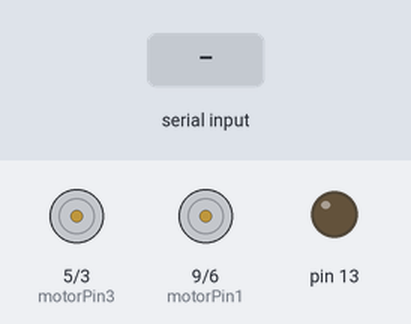
A sketch run on a simulated Arduino Uno, built with avr-gcc and run on an emulated ATmega328P. Shown: motor-driver pin pairs drawn as motors (green arrow = first pin HIGH = forward, orange = second pin HIGH = backward, longer = more drive), output pins drawn as LEDs (lit = HIGH). Inputs (shaded band) come from the test bench.

Above: at 1.2 s.
1.3 s: "F" received over the second serial link
At 1.6 s:
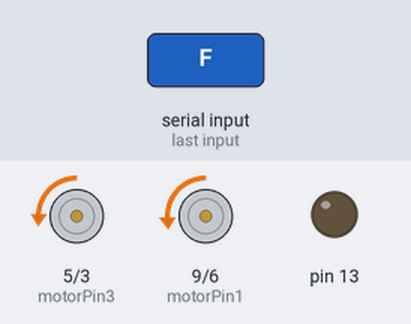
2.8 s: "L" received over the second serial link
At 3.9 s:
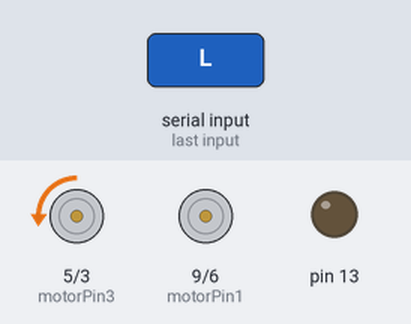
4.3 s: "R" received over the second serial link
At 5.1 s:
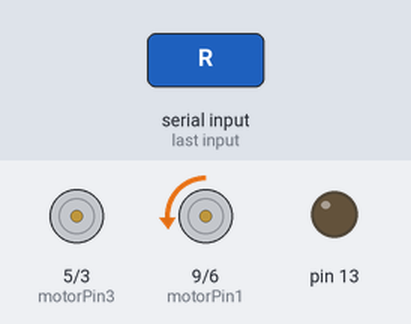
5.8 s: "T" received over the second serial link
At 6.2 s:
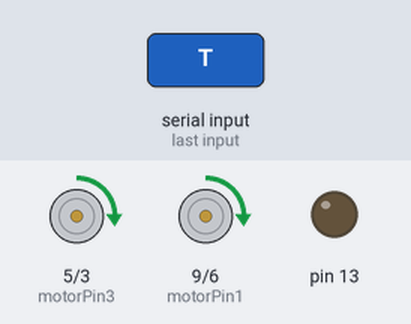
7.3 s: "E" received over the second serial link
At 8.5 s:
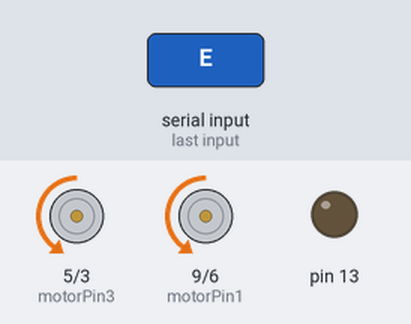
8.8 s: "H" received over the second serial link
At 9.7 s:
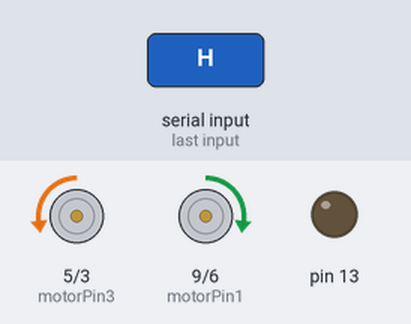
Timing chart, 0 to 11.3 s (numbered marks = the images above; inputs shaded):
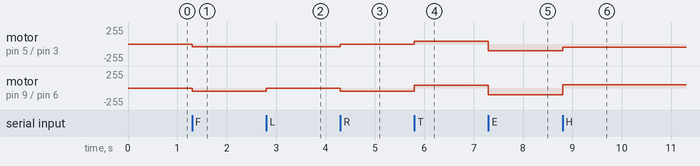

The sketch:

arduino_control.ino
```cpp
#define LED 13

#include <SoftwareSerial.h>
SoftwareSerial BT(0, 1);
const int motorPin1  = 9; // Pin  7 of L293
const int motorPin2  = 6;  // Pin  2 of L293
const int motorPin3  = 5; // Pin  7 of L293
const int motorPin4  = 3;  // Pin  2 of L293
// Using http://slides.justen.eng.br/python-e-arduino as refference

void setup() {
  pinMode(13, OUTPUT);
  // set the data rate for the SoftwareSerial port
  BT.begin(9600);
  // Send test message to other device


}

void go() {
  analogWrite(motorPin1, 0);
  analogWrite(motorPin2, 45);
  analogWrite(motorPin3, 0);
  analogWrite(motorPin4, 40);

}

void stopp() {
  analogWrite(motorPin1, 0);
  analogWrite(motorPin2, 0);
  analogWrite(motorPin3, 0);
  analogWrite(motorPin4, 0);

}

void left() {
  analogWrite(motorPin1, 0);
  analogWrite(motorPin2, 0);
  analogWrite(motorPin3, 0);
  analogWrite(motorPin4, 40);
}

void right() {
  analogWrite(motorPin1, 0);
  analogWrite(motorPin2, 40);
  analogWrite(motorPin3, 0);
  analogWrite(motorPin4, 0);

}


void two() {
  analogWrite(motorPin1, 40);
  analogWrite(motorPin2, 0);
  analogWrite(motorPin3, 40);
  analogWrite(motorPin4, 0);

}

void three() {
  analogWrite(motorPin1, 0);
  analogWrite(motorPin2, 100);
  analogWrite(motorPin3, 0);
  analogWrite(motorPin4, 100);

}


void happy() {
  analogWrite(motorPin1, 50);
  analogWrite(motorPin2, 0);
  analogWrite(motorPin3, 0);
  analogWrite(motorPin4, 50);

}

void loop() {

  if (BT.available()) {
    char serialListener = BT.read();
    if (serialListener == 'F') {
      go();
    }
    else if (serialListener == 'S') {
      stopp();
    }
    else if (serialListener == 'L') {
      left();
    }
    else if (serialListener == 'R') {
      right();
    }
    else if (serialListener == 'T') {
      two();
    }
    else if (serialListener == 'E') {
      three();
    }
    else if (serialListener == 'H') {
      happy();
    }

  }
}
```

Measured:
- after the input at 1.3 s, motor on pin 5 (motorPin3) / pin 3 (motorPin4): stopped → backward 40/255 at once; motor on pin 9 (motorPin1) / pin 6 (motorPin2): stopped → backward 45/255 at once
- after the input at 2.8 s, motor on pin 9 (motorPin1) / pin 6 (motorPin2): backward 45/255 → stopped at once
- after the input at 4.3 s, motor on pin 5 (motorPin3) / pin 3 (motorPin4): backward 40/255 → stopped at once; motor on pin 9 (motorPin1) / pin 6 (motorPin2): stopped → backward 45/255 at once
- after the input at 5.8 s, motor on pin 5 (motorPin3) / pin 3 (motorPin4): stopped → forward 40/255 at once; motor on pin 9 (motorPin1) / pin 6 (motorPin2): backward 45/255 → forward 40/255 at once
- after the input at 7.3 s, motor on pin 5 (motorPin3) / pin 3 (motorPin4), motor on pin 9 (motorPin1) / pin 6 (motorPin2): forward 40/255 → backward 100/255 at once
- after the input at 8.8 s, motor on pin 5 (motorPin3) / pin 3 (motorPin4): backward 100/255 → backward 50/255 at once; motor on pin 9 (motorPin1) / pin 6 (motorPin2): backward 100/255 → forward 50/255 at once
